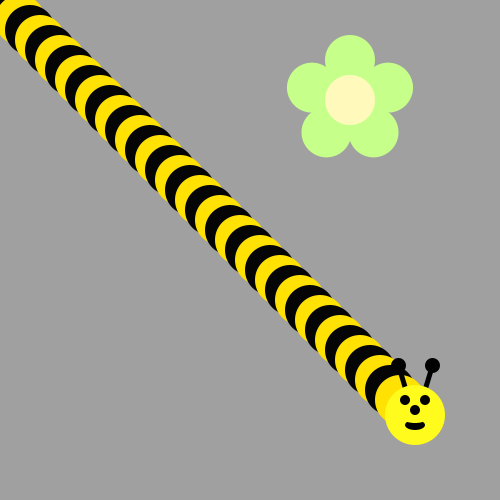
Frame 1 (no input)
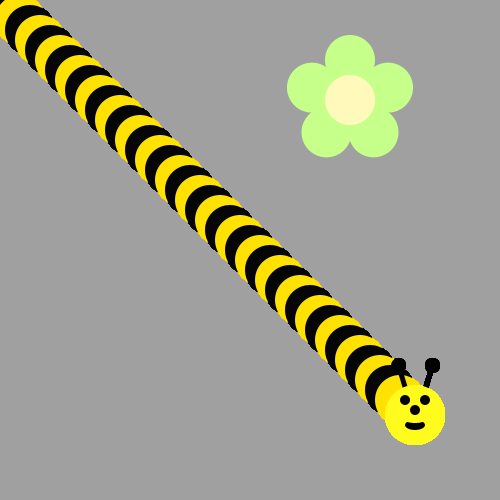
Frame 60 (the mouse pressed at the canvas centre just before this capture)
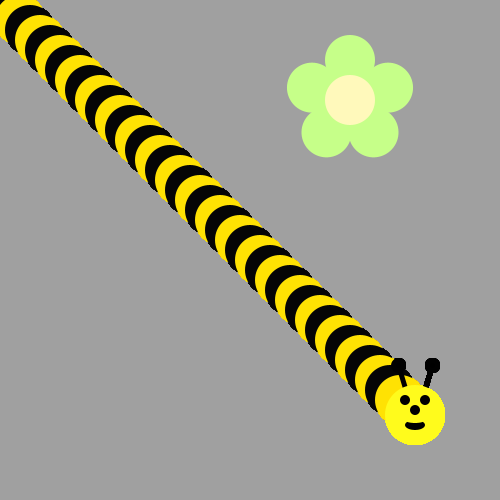
Frame 120 (the mouse held since frame 60 and released just before this capture)

The Processing sketch that drew these frames (run headless with seeded random() and noise(); from frame 60 on, the mouse is pressed at the canvas centre):

// Processing sketch: BumbleBee
// ── BumbleBee.pde
void draw() {
/*Use a loop to make a body for the Bee!
Then put his head on using drawBeeFace(x,y)
Use Modulo to make the colors alternate 
*/
int x = 0;
int y = 0;
for(int i = 0; i < 40; i++) {
 if(i%2 == 0){
 fill(#050505);
 ellipse(x+=10, y+=10, 50, 50);
 }
 else{
 fill(#FFE203);
 ellipse(x+=10, y+=10, 50, 50);
 }
}
drawBeeFace(415, 415);

}
void drawFlower(int x, int y) {
     noStroke();
     translate(x, y);
     // draw 5 petals, rotating after each one<
     fill(#c6ff89);      // green
      for (int i = 0; i < 5; i++) {
           ellipse(0, -40, 50, 50);
          rotate(radians(72));
     }
     fill(#fff9bb); // light yellow
     ellipse(0, 0, 50, 50);
} 
void drawBeeFace(int BeeFaceX, int BeeFaceY) {
     noStroke();
     fill(0, 0, 0);
     stroke(1);
     strokeWeight(5);
     line(BeeFaceX-10, BeeFaceY-27, BeeFaceX-17, BeeFaceY-50);
     line(BeeFaceX+10, BeeFaceY-27, BeeFaceX+17, BeeFaceY-50);
     ellipse(BeeFaceX-17, BeeFaceY-50, 10, 10);
     ellipse(BeeFaceX+17, BeeFaceY-50, 10, 10);
     noStroke();
     fill(255, 251, 28);
     ellipse(BeeFaceX, BeeFaceY, 60, 60); // face
     fill(255, 237, 209);
     fill(0,0,0);
      ellipse(BeeFaceX-10, BeeFaceY-15, 10, 10); // eyes
     ellipse(BeeFaceX+10, BeeFaceY-15, 10, 10);
      ellipse(BeeFaceX, BeeFaceY-5, 10, 10); // nose
      ellipse(BeeFaceX, BeeFaceY+10, 20, 10);// mouth
     fill(255, 251, 28);
     ellipse(BeeFaceX, BeeFaceY+5, 20, 6);
}

void setup() {
     ellipseMode(CENTER);
     size(500, 500);
     background(160, 160, 160);
      drawFlower(350, 100);
}
